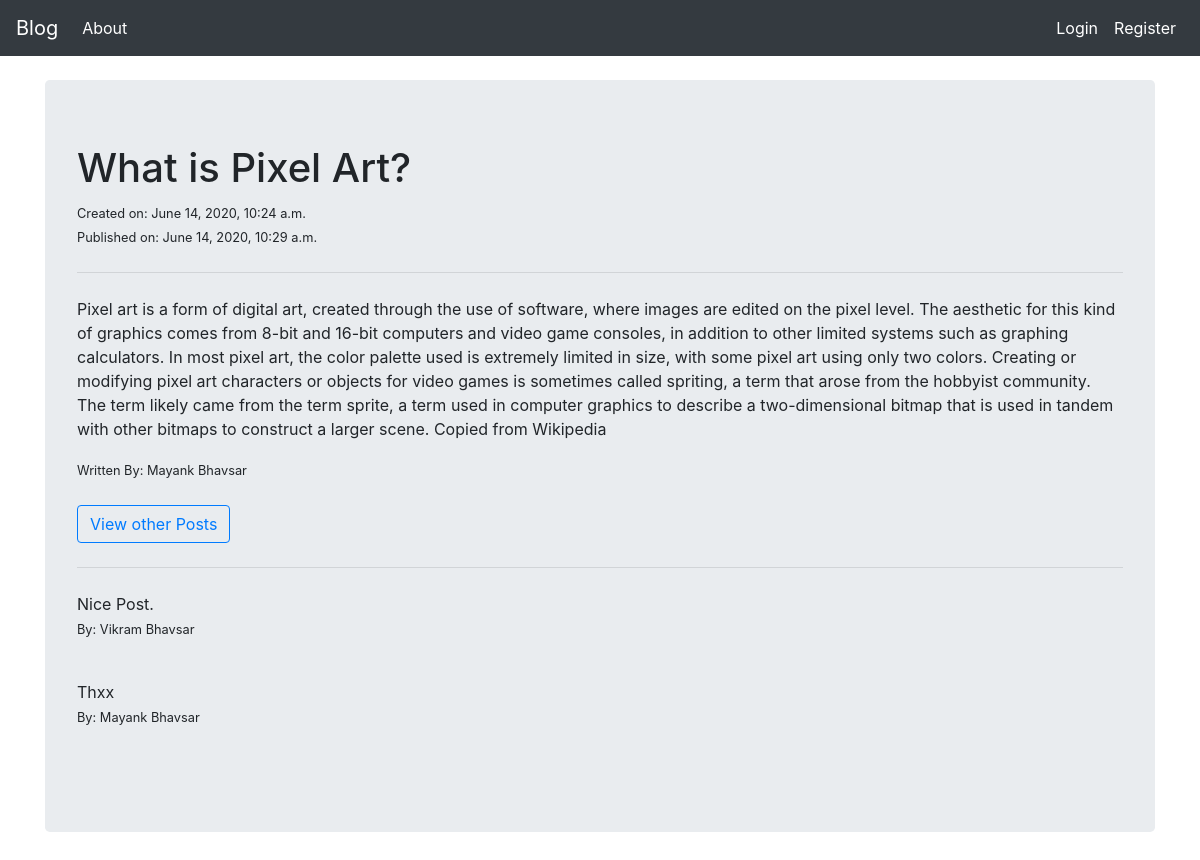
Screenshot of /post/12/ with the database file from the repository.
### blog/models.py (models this page shows, shortened)
class Post(models.Model):
    author = models.ForeignKey(settings.AUTH_USER_MODEL,on_delete=models.CASCADE,related_name="posts")
    title = models.CharField(max_length=200)
    text = models.TextField()
    create_date = models.DateTimeField(default=timezone.now())
    publish_date = models.DateTimeField(blank=True,null=True)

class Comment(models.Model):
    post = models.ForeignKey(Post,on_delete=models.CASCADE,related_name="comments")
    author = models.ForeignKey(settings.AUTH_USER_MODEL,on_delete=models.CASCADE,related_name="user_comments")
    text = models.TextField()
    create_date = models.DateTimeField(default=timezone.now())
    approved_comment = models.BooleanField(default=False)

### blog/views.py (the view)
# urls.py: path("post/<int:pk>/",views.PostDetailView.as_view(),name="post_detail"),
class PostDetailView(DetailView):
    model = Post
    template_name = "blog/post_detail.html"
    def get_context_data(self, **kwargs):
        context = super().get_context_data(**kwargs)
        context["post"] = context["object"]
        return context

### blog/templates/blog/post_detail.html (shortened to what this page needs)
{% extends "blog/base.html" %}
{% block body_block %}
    <br>
    <div class="jumbotron">
        <h1>{{post.title}}</h1>
        <small>Created on: {{ post.create_date }} </small><br>
        {% if post.publish_date %}
            <small>Published on: {{ post.publish_date }} </small><br>
        {% else %}
            <small>Not Published yet.</small><br>
        {% endif %}
        <hr class="my-4">
        <p>{{ post.text}}</p>
        <small class="mr-auto">Written By: {{ post.author.first_name }} {{ post.author.last_name }}</small>
        <br><br>
        <a href="{% url "post_list" %}" class="btn btn-outline-primary">View other Posts</a>
        <hr class="my-4">
        {% for comment in post.comments.all %}
            <p>
                {{comment.text}}
                <br>
                <small >By: {{ comment.author.first_name}} {{ comment.author.last_name}}</small>
            </p>
            <br>
        {% endfor %}
    </div>
{% endblock %}

### rows the page displays
Post: title "What is Pixel Art?", create_date "June 14, 2020, 10:24 a.m.", publish_date "June 14, 2020, 10:29 a.m.", text "Pixel art is a form of digital art, created through the use of software, where images are edited on the pixel level. The aesthetic for this kind of graphics comes from 8-bit and 16-bit computers and video game consoles, in addition to other limited systems such as graphing calculators. In most pixel art, the color palette used is extremely limited in size, with some pixel art using only two colors. Creating or modifying pixel art characters or objects for video games is sometimes called spriting, a term that arose from the hobbyist community. The term likely came from the term sprite, a term used in computer graphics to describe a two-dimensional bitmap that is used in tandem with other…", author.first_name "Mayank", author.last_name "Bhavsar"
Comment: text "Nice Post.", author.first_name "Vikram", author.last_name "Bhavsar"
Comment: text "Thxx", author.first_name "Mayank", author.last_name "Bhavsar"
